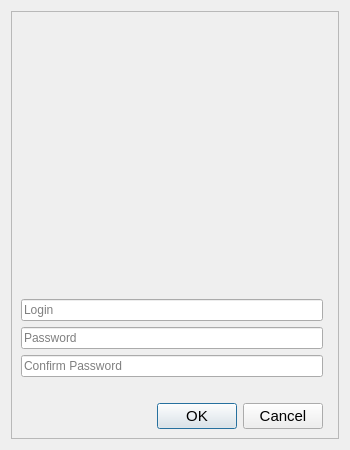
<?xml version="1.0" encoding="UTF-8"?>
<ui version="4.0">
 <class>RegistrationDialog</class>
 <widget class="QDialog" name="RegistrationDialog">
  <property name="geometry">
   <rect>
    <x>0</x>
    <y>0</y>
    <width>350</width>
    <height>450</height>
   </rect>
  </property>
  <property name="windowTitle">
   <string>Register</string>
  </property>
  <layout class="QGridLayout" name="gridLayout">
   <item row="0" column="0">
    <widget class="QFrame" name="frame">
     <property name="frameShape">
      <enum>QFrame::StyledPanel</enum>
     </property>
     <property name="frameShadow">
      <enum>QFrame::Raised</enum>
     </property>
     <layout class="QGridLayout" name="gridLayout_10">
      <item row="0" column="0" colspan="2">
       <widget class="QLabel" name="label_2">
        <property name="text">
         <string/>
        </property>
        <property name="alignment">
         <set>Qt::AlignBottom|Qt::AlignRight|Qt::AlignTrailing</set>
        </property>
       </widget>
      </item>
      <item row="2" column="0">
       <widget class="QLineEdit" name="passwordField">
        <property name="text">
         <string/>
        </property>
        <property name="echoMode">
         <enum>QLineEdit::Password</enum>
        </property>
        <property name="placeholderText">
         <string>Password</string>
        </property>
       </widget>
      </item>
      <item row="11" column="0">
       <widget class="QDialogButtonBox" name="buttonBox">
        <property name="enabled">
         <bool>true</bool>
        </property>
        <property name="font">
         <font>
          <pointsize>11</pointsize>
          <bold>false</bold>
          <strikeout>false</strikeout>
         </font>
        </property>
        <property name="layoutDirection">
         <enum>Qt::LeftToRight</enum>
        </property>
        <property name="orientation">
         <enum>Qt::Horizontal</enum>
        </property>
        <property name="standardButtons">
         <set>QDialogButtonBox::Cancel|QDialogButtonBox::Ok</set>
        </property>
       </widget>
      </item>
      <item row="4" column="0">
       <widget class="QLineEdit" name="passwordConfField">
        <property name="text">
         <string/>
        </property>
        <property name="echoMode">
         <enum>QLineEdit::Password</enum>
        </property>
        <property name="placeholderText">
         <string>Confirm Password</string>
        </property>
       </widget>
      </item>
      <item row="6" column="0">
       <widget class="QLabel" name="incorrectUserInput">
        <property name="sizePolicy">
         <sizepolicy hsizetype="Preferred" vsizetype="Fixed">
          <horstretch>0</horstretch>
          <verstretch>0</verstretch>
         </sizepolicy>
        </property>
        <property name="text">
         <string/>
        </property>
       </widget>
      </item>
      <item row="1" column="0">
       <widget class="QLineEdit" name="loginField">
        <property name="placeholderText">
         <string>Login</string>
        </property>
       </widget>
      </item>
     </layout>
    </widget>
   </item>
  </layout>
 </widget>
 <resources/>
 <connections>
  <connection>
   <sender>buttonBox</sender>
   <signal>accepted()</signal>
   <receiver>RegistrationDialog</receiver>
   <slot>accept()</slot>
   <hints>
    <hint type="sourcelabel">
     <x>248</x>
     <y>254</y>
    </hint>
    <hint type="destinationlabel">
     <x>157</x>
     <y>274</y>
    </hint>
   </hints>
  </connection>
  <connection>
   <sender>buttonBox</sender>
   <signal>rejected()</signal>
   <receiver>RegistrationDialog</receiver>
   <slot>reject()</slot>
   <hints>
    <hint type="sourcelabel">
     <x>316</x>
     <y>260</y>
    </hint>
    <hint type="destinationlabel">
     <x>286</x>
     <y>274</y>
    </hint>
   </hints>
  </connection>
 </connections>
</ui>
